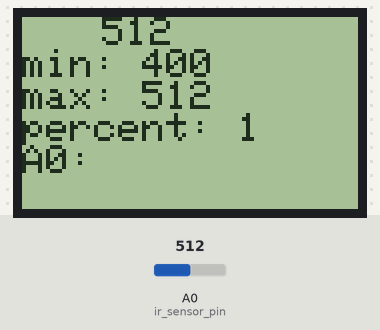
Bench run of a sketch on a simulated Arduino Uno, built with avr-gcc and run on an emulated ATmega328P. On the bench: 84×48 one-colour display. The test bench sets the inputs (shaded band); at power-on: A0 (ir_sensor_pin) = 512. What the sketch prints to the serial monitor is not drawn.

Above: at 1.2 s.
1.3 s: A0 (ir_sensor_pin) set to 0
At 2.1 s:
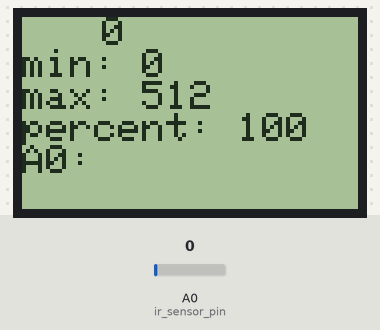
2.9 s: A0 (ir_sensor_pin) set to 122
At 4.3 s:
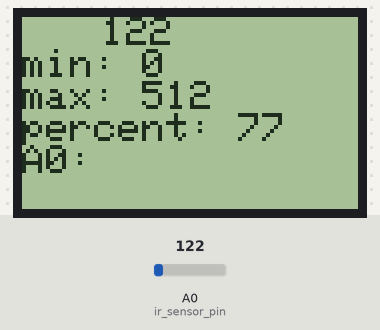
4.6 s: A0 (ir_sensor_pin) set to 306
At 5.7 s:
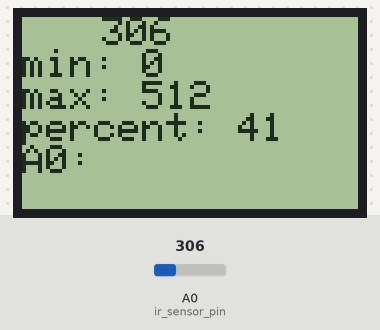
6.2 s: A0 (ir_sensor_pin) set to 410
At 7.3 s:
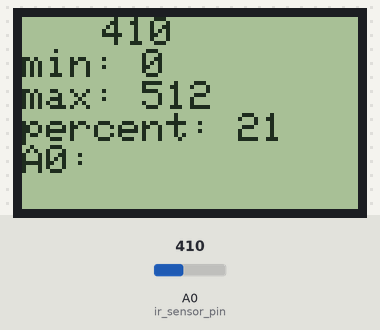
Timing chart, 0 to 8.8 s (numbered marks = the images above; inputs shaded):
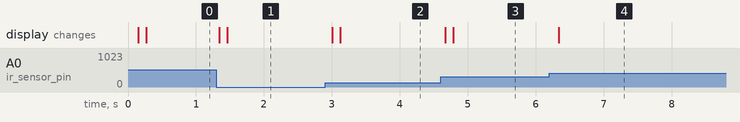

The sketch:

IR-distance-sensor-display.ino
```cpp
// IR distance sensor using Sharp GP2Y0A21YK0F Analog Distance Sensor
// The sensor is hooked to A0 and returns a votage reading inversely proportional to the distance to an object
// Note that readings under 10CM and over 70CM are mostly invalid
// https://www.ebay.com/itm/GP2Y0A21YK0F-Sharp-IR-Analog-Distance-Sensor-Distance-10-80CM-Free-Cable/202121681621?ssPageName=STRK%3AMEBIDX%3AIT&_trksid=p2057872.m2749.l2649
#include <SPI.h>
#include <Adafruit_GFX.h>
#include <Adafruit_PCD8544.h>

#define ir_sensor_pin A0

Adafruit_PCD8544 display = Adafruit_PCD8544(7, 6, 5, 4, 3);

int sensor_value;
// pick typical mid sensor range values
int min_sensor_value = 400;
int max_sensor_value = 500;
int dist_scaled;
int dist_cm;
int readpin=A0;
void setup() {
  display.begin();
  display.clearDisplay();
  display.setContrast(45); // change from 40 to 60...
  display.setTextSize(1); // a resonable size for Nokia 5110 display
  display.setTextColor(BLACK);
  pinMode(ir_sensor_pin,INPUT);
  Serial.begin(9600);
}

void loop() {
    // sensor_value=analogRead(ir_sensor_pin);

    // get 10 readings and average them
    sensor_value=average_n_sensor_values(10);
    if (sensor_value < min_sensor_value) min_sensor_value = sensor_value;
    if (sensor_value > max_sensor_value) max_sensor_value = sensor_value;

    Serial.print(" ");
    Serial.print(sensor_value);
    Serial.print(" min=");
    Serial.print(min_sensor_value);
    Serial.print(" max=");
    Serial.print(max_sensor_value);
    dist_scaled = map(sensor_value, min_sensor_value, max_sensor_value, 100, 1);
    dist_cm=(6762/(sensor_value-9))-4;
    Serial.print(" dist_scaled=");
    Serial.print(dist_scaled);
    Serial.print(" dist_cm=");
    Serial.println(dist_cm);
    display_stats();
}

int average_n_sensor_values(int n) {
   int total=0;
   for (int i=0; i<n; i++) {
    total += analogRead(ir_sensor_pin);
    delay(10);
  }
  return (int) total / n;
}

void display_stats() {
  display.clearDisplay();
  display.println("A0: ");
  display.setCursor(20,0);
  display.println(sensor_value);
  display.print("min: ");
  display.println(min_sensor_value);
  display.print("max: ");
  display.println(max_sensor_value);
  display.print("percent: ");
  display.println(dist_scaled);
  display.display();
}
```

Measured:
- after the input at 1.3 s, the display: first changes at once (image 1 shows a later state)
- after the input at 2.9 s, the display: first changes after 0.11 s (image 2 shows a later state)
- after the input at 4.6 s, the display: first changes after 0.07 s (image 3 shows a later state)
- after the input at 6.2 s, the display: changes after 0.14 s (image 4)
